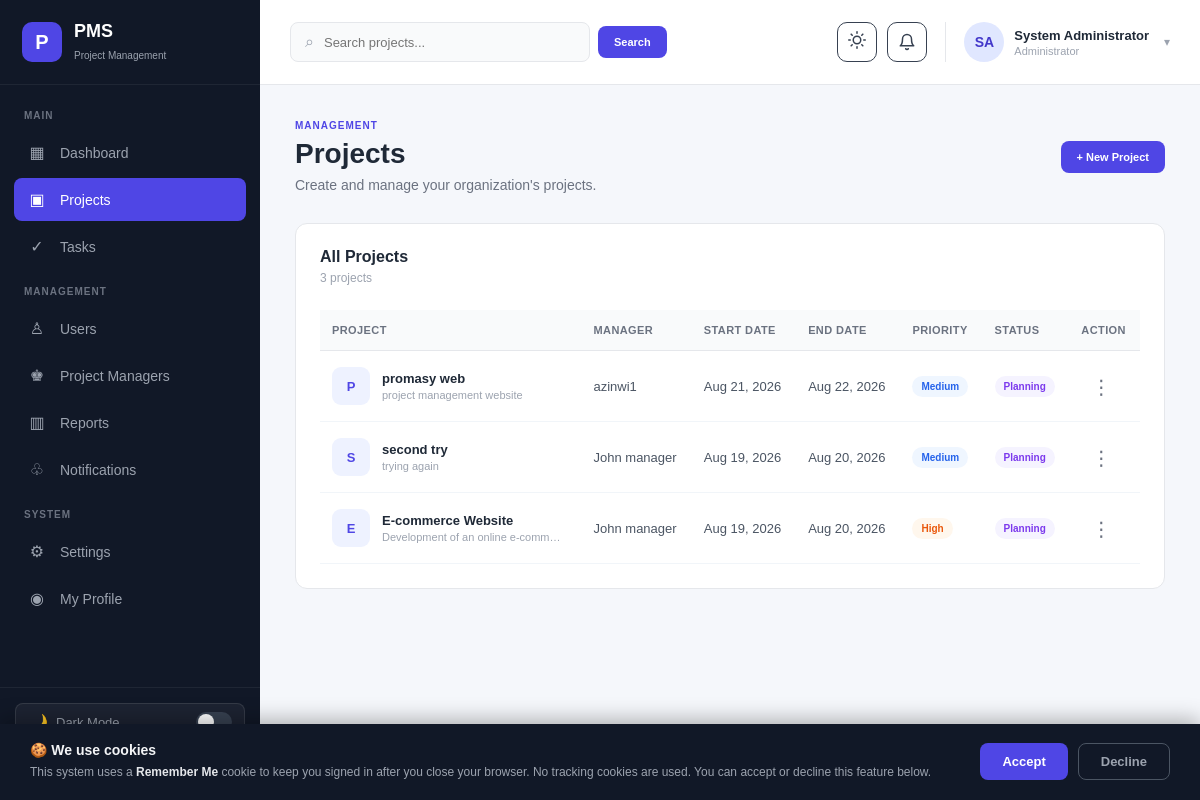
/projects.php (signed in), run on the app's committed database.
### tables this page shows
CREATE TABLE `projects` (
  `id` int NOT NULL AUTO_INCREMENT,
  `name` varchar(150) NOT NULL,
  `description` text,
  `start_date` date NOT NULL,
  `end_date` date DEFAULT NULL,
  `status` enum('planning','in_progress','on_hold','completed','cancelled') NOT NULL DEFAULT 'planning',
  `priority` enum('low','medium','high','urgent') NOT NULL DEFAULT 'medium',
  `manager_id` int NOT NULL,
  `created_by` int NOT NULL,
  `created_at` timestamp NULL DEFAULT CURRENT_TIMESTAMP,
  `updated_at` timestamp NULL DEFAULT CURRENT_TIMESTAMP ON UPDATE CURRENT_TIMESTAMP,
  PRIMARY KEY (`id`),
  KEY `fk_project_manager` (`manager_id`),
  KEY `fk_project_creator` (`created_by`)
);

CREATE TABLE `users` (
  `id` int NOT NULL AUTO_INCREMENT,
  `full_name` varchar(100) NOT NULL,
  `email` varchar(150) NOT NULL,
  `password` varchar(255) NOT NULL,
  `role` enum('admin','project_manager','member') NOT NULL DEFAULT 'member',
  `profile_image` varchar(255) DEFAULT NULL,
  `status` enum('active','inactive') NOT NULL DEFAULT 'active',
  `created_at` timestamp NULL DEFAULT CURRENT_TIMESTAMP,
  `updated_at` timestamp NULL DEFAULT CURRENT_TIMESTAMP ON UPDATE CURRENT_TIMESTAMP,
  `last_seen_at` timestamp NULL DEFAULT NULL,
  PRIMARY KEY (`id`),
  UNIQUE KEY `email` (`email`)
);

### projects.php (the view, shortened to what the rows shown need)
<?php
require_once "auth_check.php";
$search = trim($_GET["search"] ?? "");
$projects = [];
if ($search !== "") {
    $project_query = "
        SELECT
            p.id,
            p.name,
            p.description,
            p.start_date,
            p.end_date,
            p.status,
            p.priority,
            p.created_at,
            u.full_name AS manager_name
        FROM projects p
        INNER JOIN users u
            ON p.manager_id = u.id
        WHERE
            p.name LIKE ?
            OR p.description LIKE ?
            OR u.full_name LIKE ?
        ORDER BY p.created_at DESC
    ";
    $stmt = mysqli_prepare($conn, $project_query);
    if ($stmt) {
        $search_value = "%" . $search . "%";
        mysqli_stmt_bind_param(
            $stmt,
            "sss",
            $search_value,
            $search_value,
            $search_value
        );
        mysqli_stmt_execute($stmt);
        $project_result = mysqli_stmt_get_result($stmt);
        if ($project_result) {
            while ($row = mysqli_fetch_assoc($project_result)) {
                $projects[] = $row;
            }
        }
        mysqli_stmt_close($stmt);
    }
} else {
    $project_query = "
        SELECT
            p.id,
            p.name,
            p.description,
            p.start_date,
            p.end_date,
            p.status,
            p.priority,
            p.created_at,
            u.full_name AS manager_name
        FROM projects p
        INNER JOIN users u
            ON p.manager_id = u.id
        ORDER BY p.created_at DESC
    ";
    $project_result = mysqli_query($conn, $project_query);
    if ($project_result) {
        while ($row = mysqli_fetch_assoc($project_result)) {
            $projects[] = $row;
        }
    }
}
?>
<!DOCTYPE html>
<html lang="en">
<head>
    <link
        rel="stylesheet"
        href="assets/css/style.css"
    >
</head>
<body>
<div class="admin-layout">
    <aside class="sidebar">
        <div class="sidebar-logo">
            <div>
                <h2>
                    PMS
                </h2>
            </div>
        </div>
    </aside>
    <main class="main-content">
        <section class="dashboard-content">
            <div class="page-header">
                <div>
                    <h1>
                        Projects
                    </h1>
                </div>
            </div>
            <div class="dashboard-card project-table-card">
                <div class="card-header">
                    <div>
                        <h2>
                            All Projects
                        </h2>
                    </div>
                </div>
                <?php if (count($projects) > 0): ?>
                    <div class="table-container">
                        <table class="projects-table">
                            <thead>
                                <tr>
                                    <th>
                                        Project
                                    </th>
                                    <th>
                                        Manager
                                    </th>
                                    <th>
                                        Start Date
                                    </th>
                                    <th>
                                        End Date
                                    </th>
                                    <th>
                                        Priority
                                    </th>
                                    <th>
                                        Status
                                    </th>
                                    <th>
                                        Action
                                    </th>
                                </tr>
                            </thead>
                            <tbody>
                                <?php foreach ($projects as $project): ?>
                                    <tr>
                                        <td>
                                            <div class="project-name">
                                                <div class="project-avatar">
                                                    <?= htmlspecialchars(
                                                        strtoupper(
                                                            substr(
                                                                $project["name"],
                                                                0,
                                                                1
                                                            )
                                                        )
                                                    ) ?>
                                                </div>
                                                <div>
                                                    <strong>
                                                        <?= htmlspecialchars(
                                                            $project["name"]
                                                        ) ?>
                                                    </strong>
                                                    <span
                                                        class="project-description-text"
                                                    >
                                                        <?= htmlspecialchars(
                                                            $project["description"]
                                                            ?: "No description"
                                                        ) ?>
                                                    </span>
                                                </div>
                                            </div>
                                        </td>
                                        <td>
                                            <?= htmlspecialchars(
                                                $project["manager_name"]
                                            ) ?>
                                        </td>
                                        <td>
                                            <?php if (
                                                !empty(
                                                    $project["start_date"]
                                                )
                                            ): ?>
                                                <?= htmlspecialchars(
                                                    date(
                                                        "M d, Y",
                                                        strtotime(
                                                            $project["start_date"]
                                                        )
                                                    )
                                                ) ?>
                                            <?php else: ?>
                                                —
                                            <?php endif; ?>
                                        </td>
                                        <td>
                                            <?php if (
                                                !empty(
                                                    $project["end_date"]
                                                )
                                            ): ?>
                                                <?= htmlspecialchars(
                                                    date(
                                                        "M d, Y",
                                                        strtotime(
                                                            $project["end_date"]
                                                        )
                                                    )
                                                ) ?>
                                            <?php else: ?>
                                                —
                                            <?php endif; ?>
                                        </td>
                                        <td>
                                            <span
                                                class="priority-badge priority-<?= htmlspecialchars(
                                                    $project["priority"]
                                                ) ?>"
                                            >
                                                <?= htmlspecialchars(
                                                    ucfirst(
                                                        $project["priority"]
                                                    )
                                                ) ?>
                                            </span>
                                        </td>
                                        <td>
                                            <span
                                                class="status-badge status-<?= htmlspecialchars(
                                                    $project["status"]
                                                ) ?>"
                                            >
                                                <?= htmlspecialchars(
                                                    ucfirst(
                                                        str_replace(
                                                            "_",
                                                            " ",
                                                            $project["status"]
                                                        )
                                                    )
                                                ) ?>
                                            </span>
                                        </td>
                                        <td>
                                            <div class="action-menu">
                                                <button
                                                    type="button"
                                                    class="table-action"
                                                    onclick="toggleActionMenu(<?= (int) $project["id"] ?>)"
                                                >
                                                    ⋮
                                                </button>
                                            </div>
                                        </td>
                                    </tr>
                                <?php endforeach; ?>
                            </tbody>
                        </table>
                    </div>
                <?php endif; ?>
            </div>
        </section>
    </main>
</div>
</body>
</html>

### data on the page
projects: name "P", name "promasy web", description "project management website", users.full_name "azinwi1", start_date "Aug 21, 2026", end_date "Aug 22, 2026", priority "Medium", status "Planning"
projects: name "S", name "second try", description "trying again", users.full_name "John manager", start_date "Aug 19, 2026", end_date "Aug 20, 2026", priority "Medium", status "Planning"
projects: name "E", name "E-commerce Website", description "Development of an online e-comm…", users.full_name "John manager", start_date "Aug 19, 2026", end_date "Aug 20, 2026", priority "High", status "Planning"

### other printed values
$escaped_initials "SA"
$admin_name "System Administrator"
count($projects) "3"
